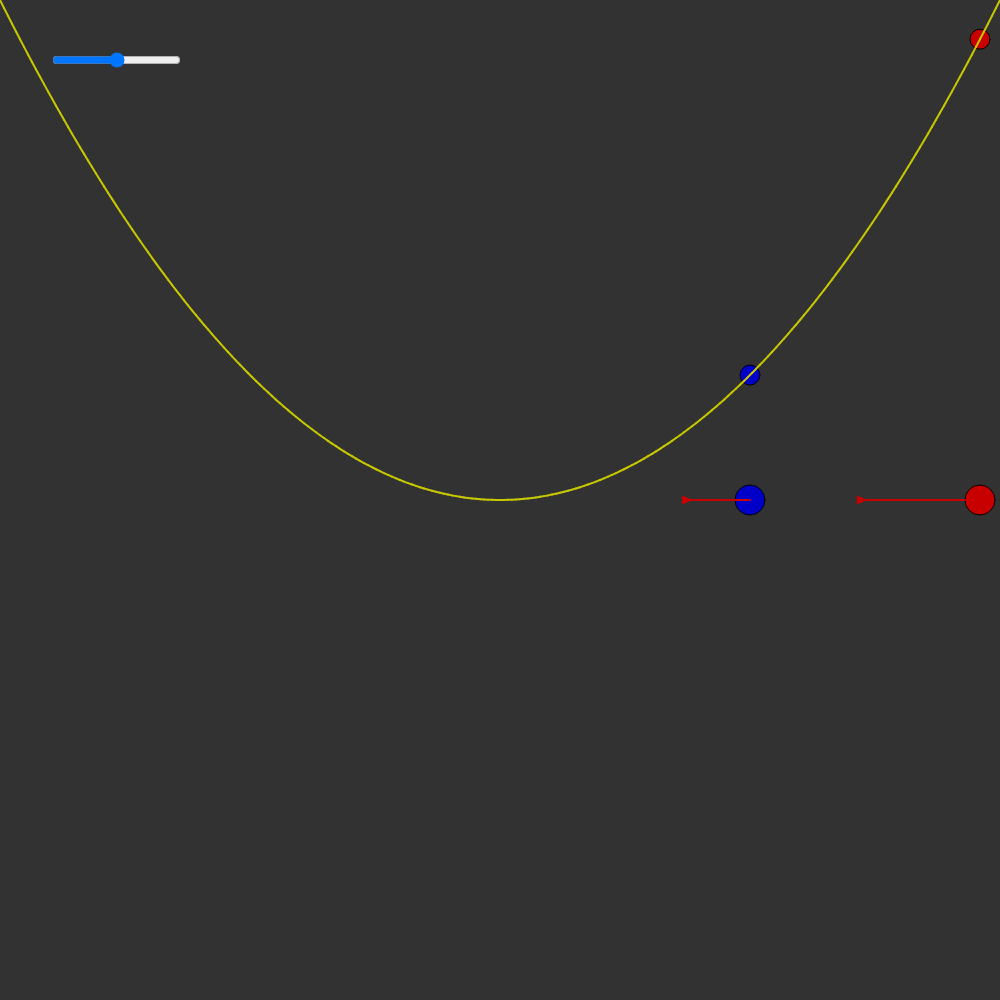
Frame 1 (no input)
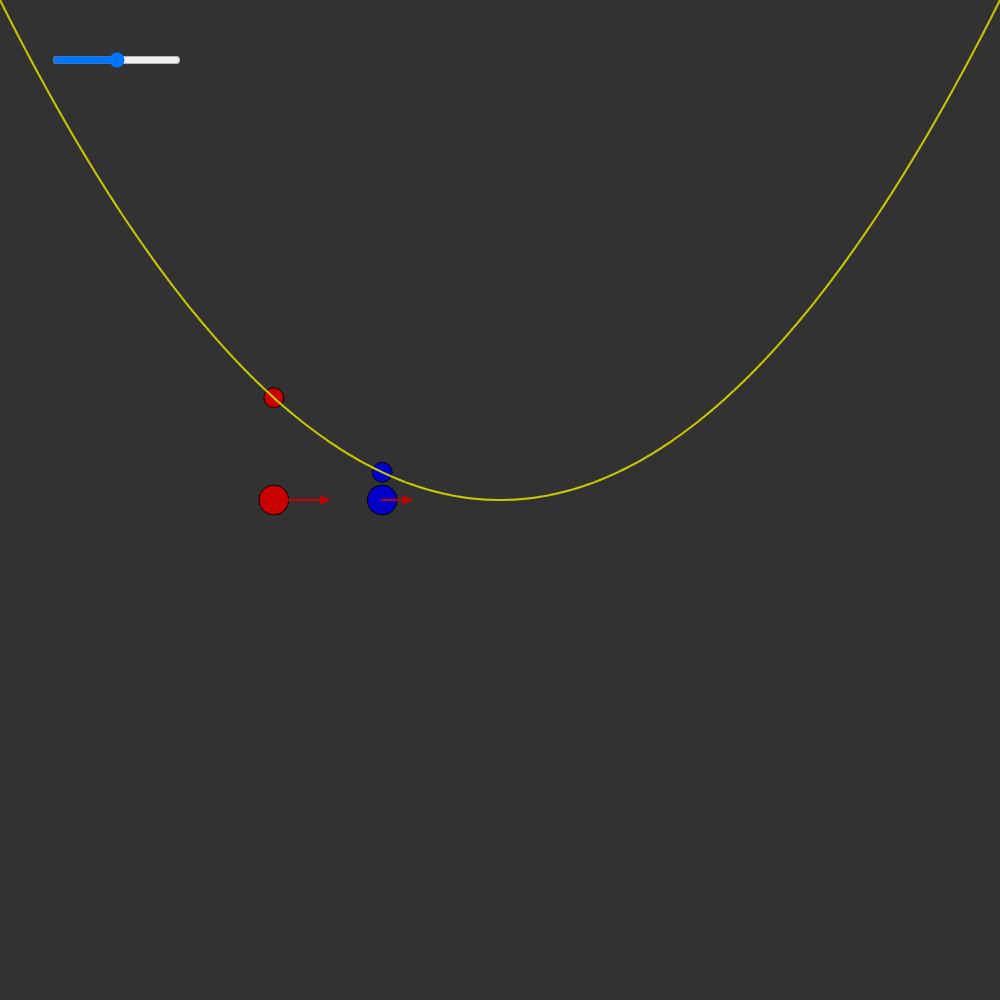
Frame 60 (no input)
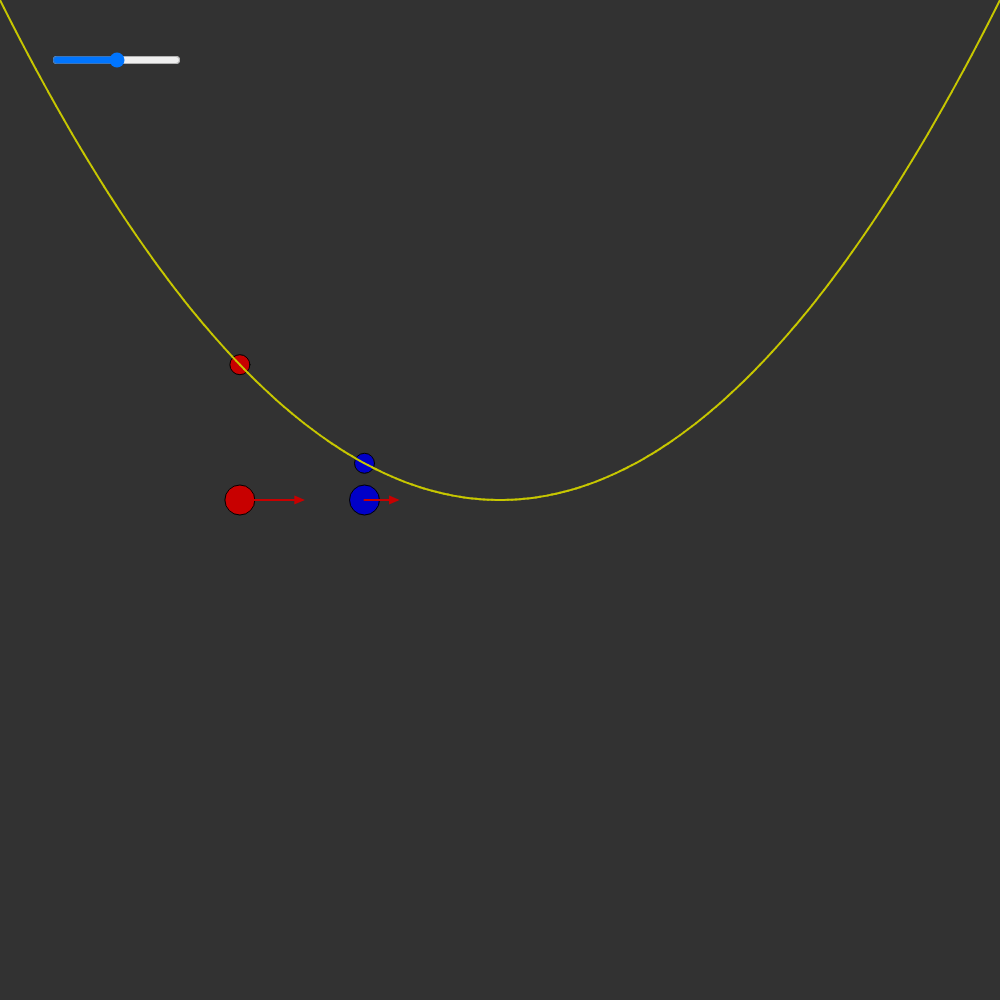
Frame 120 (the mouse pressed at the canvas centre since frame 60)

The p5.js sketch that drew these frames (run headless with seeded random() and noise() and a simulated clock; from frame 60 on, the mouse is pressed at the canvas centre):

// p5.js sketch
// ── sketch.js
let slider;
let p = 1;
let norm=1;

function force(x) {
  if (x < 0) {
    return 0.3*(p+1)*norm*Math.pow(-x, p);
  } else {
    return -0.3*(p+1)*norm*Math.pow(x, p);
  }
}

function potential(x){
    return norm*Math.pow(x, p+1);
}

class Pendel {
  constructor(x, v,color) {
    this.x = x;
    this.v = v;
    this.color=color;
  }

  acceleration(x) {
    return force(x);
  }
  update() {
    this.x += this.v;
    this.v += this.acceleration(this.x);
    stroke(0);
    strokeWeight(1);
    fill(this.color);
    ellipse(width / 2 + this.x, height / 2, 30, 30);
    ellipse(width/2+this.x,height/2-potential(Math.abs(this.x)),20,20);
    //draw Arrow
    stroke(200,0,0);
    strokeWeight(2);
    fill(200,0,0);
    push();
    translate(width/2+this.x, height/2);
    line(0, 0, 200*force(this.x), 0);
    translate(200*force(this.x), 0);
    beginShape();
    vertex(-7, -3);
    vertex(0, 0);
    vertex(-7, 3);
    endShape(CLOSE);
    pop();
  }
}

function setup() {
  createCanvas(1000, 1000);
  slider = createSlider(0, 2, 1, 0.1);
  slider.position(50, 50);
  norm=height/(2*Math.pow(width/2-100,p+1));
  p1 = new Pendel(width / 2 - 20, 0,color(200,0,0));
  p2 = new Pendel(width / 4, 0,color(0,0,200));
  fill(250, 0, 0);
}

function draw() {
  background(50);
  if(slider.value()!=p){
    p=slider.value();
    p1.x=width/2-20;
    p1.v=0;
    p2.x=width/4;
    p2.v=0;
  }
  norm=height/(2*Math.pow(width/2,p+1));
  p1.update();
  p2.update();
  for (let i = 0; i < width / 2; i+=4) {
    stroke(200, 200, 0);
    strokeWeight(2);
    line(width / 2 + i, height / 2 - potential(i),width/2+i+4,height/2-potential(i+4));
    line(width / 2 - i, height / 2 - potential(i),width/2-i-4,height/2-potential(i+4));
    stroke(200, 0, 0);
   // point(width / 2 + i, height / 2 - 200*force(i));
   // point(width / 2 - i, height / 2 + 200*force(i));
  }
}
